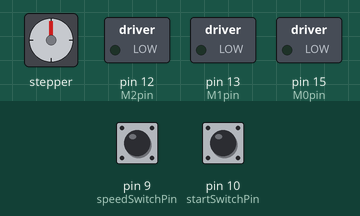
The sketch below on a simulated SparkFun Pro Micro, built with avr-gcc and run on an emulated ATmega32U4. Parts: stepper motor, switched loads named in the sketch (green lamp = pin HIGH). Wiring (inferred from the names in the program): stepper motor driver (200 steps per turn assumed): step pin 17; direction pin 16. The inputs (shaded band) are chosen by the test bench; at power-on: pin 10 (startSwitchPin) HIGH, pin 9 (speedSwitchPin) HIGH. Pins used as bus, display or sensor lines are not drawn.

Above: at 1.2 s.
1.3 s: pin 10 (startSwitchPin) pulled LOW for 0.15 s
At 3.31 s:
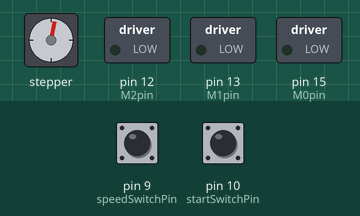
4.4 s: pin 9 (speedSwitchPin) pulled LOW for 1 s
At 5.12 s:
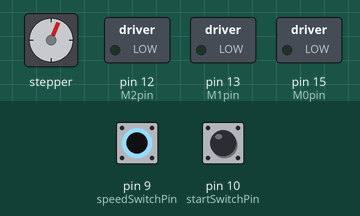
7.4 s: pin 9 (speedSwitchPin) pulled LOW for 0.15 s
At 8.52 s:
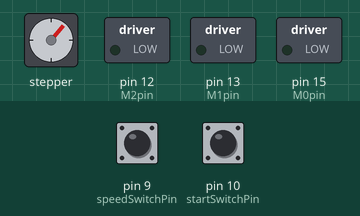
10.5 s: pin 9 (speedSwitchPin) pulled LOW for 3.2 s
At 11.54 s:
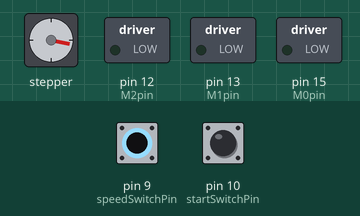
16.2 s: pin 9 (speedSwitchPin) pulled LOW for 0.15 s
19.3 s: pin 9 (speedSwitchPin) pulled LOW for 1 s
Timing chart, 0 to 23.8 s (numbered marks = the images above; inputs shaded):
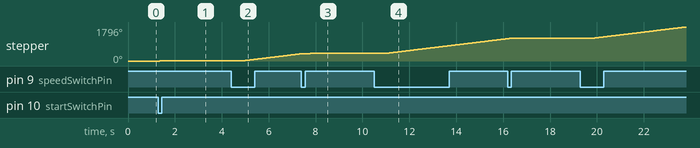

Measured:
- after the input at 1.3 s, stepper: keeps turning clockwise at about 6°/s, starting after 0.05 s

The sketch:

Stepper_Motor_DRV8825_Basic_Sketch.ino
```cpp
/*************************************************************
Basic Arduino sketch for the DRV8825 Stepper Driver + Adafruit 5V Trinket Pro micro-controller
Rotates stepper motor in 1 direction at slow or high speed.
Uses the Stepper.h library that comes by default with the Arduino IDE (no need to download library)

Version = 1.0    (11/2024) by Raphtronic https://raphtronic.blogspot.com

Schematics, CAD, Print and Code files at https://github.com/RaphTronic/Peristaltic_Pump_with_Stepper_Motor

Feel free to copy / leverage this work
*************************************************************/

#include <Stepper.h>

// Define pin connections
const int directionPin = 16;      // direction of rotation
const int stepPin = 17;           // pulses to rotate motor
const int startSwitchPin = 10;    // start / stop switch
const int speedSwitchPin = 9;     // speed switch
const int M0pin = 15;             // microstep resolution pins
const int M1pin = 13;
const int M2pin = 12;

// Motor control states
bool start = false;               // if true, motor is ON an spinning
bool highSpeed = false;           // if true rotation is fast, if false slow rotation

// Start & Speed switches' debounce variables
int startSWRead;
int startSWState;
int lastStartSWState = HIGH;
unsigned long lastStartSWTime = 0;
int speedSWRead;
int speedSWState;
int lastSpeedSWState = HIGH;
unsigned long lastspeedSWTime = 0;
unsigned long debounceDelay = 50;

void setup()
{
  Serial.begin(115200);

  pinMode(stepPin, OUTPUT);
  pinMode(directionPin, OUTPUT);

  digitalWrite(directionPin, HIGH);   // Set rotation direction

  pinMode(startSwitchPin, INPUT);
  pinMode(speedSwitchPin, INPUT);
  // setting input pins to high means turning on internal pull-up resistors
  digitalWrite(startSwitchPin, HIGH);
  digitalWrite(speedSwitchPin, HIGH);

  // set up the step resolution
    /* DRV8825 microstep resolution
    M0    M1    M2
    Low   Low	  Low	  Full step
    High	Low	  Low	  1/2 step
    Low	  High	Low	  1/4 step
    High	High	Low	  1/8 step
    Low	  Low	  High	1/16 step
    High	Low	  High	1/32 step
    Low	  High	High	1/32 step
    High	High	High	1/32 step
    */
  pinMode(M0pin, OUTPUT);
  pinMode(M1pin, OUTPUT);
  pinMode(M2pin, OUTPUT);
  digitalWrite(M0pin, LOW);
  digitalWrite(M1pin, LOW);
  digitalWrite(M2pin, LOW);
}

void loop()
{
  readMomentarySwitches();

  if (start) {
    // Motor is ON, increase rotation by 1 step by sending a high pulse
    digitalWrite(stepPin, HIGH);
    delayMicroseconds(1000);
    digitalWrite(stepPin, LOW);
    delayMicroseconds(1000);

    if (highSpeed) {  // delay before next loop / step
      delay(10);      // high speed = low delay
    } else {
      delay(300);     // slow speed
    }
  }
}

void readMomentarySwitches()
{
  startSWRead = digitalRead(startSwitchPin);
  speedSWRead = digitalRead(speedSwitchPin);

  if (startSWRead != lastStartSWState) {
    lastStartSWTime = millis();       // reset the debouncing timer
  }

  if (speedSWRead != lastSpeedSWState) {
    lastspeedSWTime = millis();       // reset the debouncing timer
  }

  if ((millis() - lastStartSWTime) > debounceDelay) {
    if (startSWRead != startSWState) {
      if (startSWRead == 0) {         // button is debounced and being pushed, so changed state
        startSWState = startSWRead;
        start = !start;               // change the start / stop state
      } else {
        startSWState = startSWRead;   // button is debounced and was released
      }
    }
  }

  if ((millis() - lastspeedSWTime) > debounceDelay) {
    if (speedSWRead != speedSWState) {
      if (speedSWRead == 0) {         // button is debounced and being pushed, so changed state
        speedSWState = speedSWRead;
        highSpeed = !highSpeed;       // change the speed state
      } else {
        speedSWState = speedSWRead;   // button is debounced and was released
      }
    }
  }

  lastStartSWState = startSWRead;
  lastSpeedSWState = speedSWRead;

  // Serial.println(String(startSWRead) + " : " + String(speedSWRead) + " start: " + String(start) + " speed: " + String(highSpeed));
}
```
